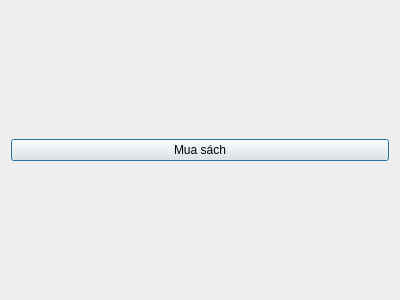
<?xml version="1.0" encoding="UTF-8"?>
<ui version="4.0">
 <class>SecDialog</class>
 <widget class="QDialog" name="SecDialog">
  <property name="geometry">
   <rect>
    <x>0</x>
    <y>0</y>
    <width>400</width>
    <height>300</height>
   </rect>
  </property>
  <property name="windowTitle">
   <string>Dialog</string>
  </property>
  <layout class="QVBoxLayout" name="verticalLayout">
   <item>
    <widget class="QPushButton" name="pushButton_muasach">
     <property name="text">
      <string>Mua sách</string>
     </property>
    </widget>
   </item>
  </layout>
 </widget>
 <resources/>
 <connections/>
</ui>
